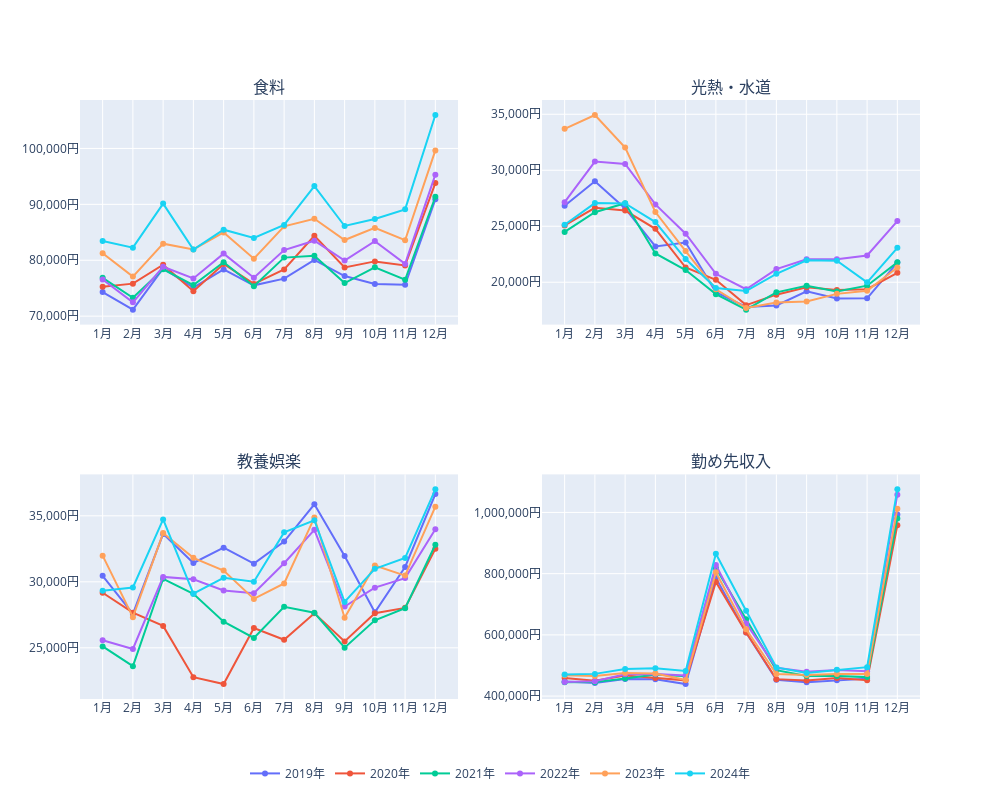

Notebook code cell kept with this figure:
### Markdown cell above
##### 前年同月比の折れ線グラフ

### Code cell
# 2019年から2024年まで6年分の年範囲を作成
year = 2024
year_range = range(year - 5, year + 1)
# 使用する色をPlotlyの定義済みカラーパレットから選択
yoy_colors = px.colors.qualitative.Plotly[: len(year_range)]
# X軸の目盛りテキスト用に"1月"から"12月"までの文字列を用意
months = [f"{mm}月" for mm in range(1, 13)]
# 使用する用途分類のリストを用意
yoy_cats = ["食料", "光熱・水道", "教養娯楽", "勤め先収入"]
# 2*2 のサブプロット用の行・列のペア
row_col_pair = [(i, j) for i in range(1, 3) for j in range(1, 3)]
# 2*2のサブプロットを作成
yoy_fig = make_subplots(rows=2, cols=2, subplot_titles=yoy_cats)
# 各年度ごとに各用途分類のトレースを追加
for cat, (row, col) in zip(yoy_cats, row_col_pair):
    for n, yyyy in enumerate(year_range):
        # 指定した用途分類と年に対する条件を作成
        yoy_cond = monthly_df["用途分類"] == cat
        yoy_cond &= monthly_df["年"] == yyyy
        # 最初の用途分類のトレースのみに凡例を表示
        show_legend = True if (row == 1 and col == 1) else False
        # 折れ線グラフのトレースをサブプロットに追加
        yoy_fig.add_trace(
            go.Scatter(
                x=list(range(1, 13)),
                y=monthly_df.loc[yoy_cond, "値"],
                name=f"{yyyy}年",
                marker={"color": yoy_colors[n]},
                showlegend=show_legend,  # 最初のトレースのみ凡例を表示
            ),
            row=row, col=col,
        )
        # X軸とY軸の設定を更新
        yoy_fig.update_xaxes(
            tickvals=list(range(1, 13)),  # X軸の目盛り値。1月から12月までの数値
            ticktext=months,  # X軸の目盛りテキスト。"1月"から"12月"までの文字列
            row=row, col=col,
        )
        yoy_fig.update_yaxes(
            tickformat=",.0f",
            ticksuffix="円",
            row=row, col=col,
        )
yoy_fig.update_layout(width=1000, height=800,
    legend={
        "orientation": "h",  # "h" は水平(horizontal)を意味し、凡例の項目が水平方向に並ぶ
        "x": 0.5,  # 0.5 はグラフの水平方向の中央
        "y": -0.1,  # -0.1 は、グラフ領域外の下部(グラフの下端からさらに10%下)に凡例を配置
        "xanchor": "center",  # 凡例の中央がxで指定された位置に配置
        "yanchor": "top",  # 凡例の上端がyで指定された位置に配置
    },
)
yoy_fig.show()

### Figure 1 — Plotly figure (JSON) as saved in the notebook; plotly's stock layout.template omitted (floating-point values rounded to 4 significant figures)
{"data": [{"marker": {"color": "#636EFA"}, "name": "2019年", "showlegend": true, "type": "scatter", "x": [1, 2, 3, 4, 5, 6, 7, 8, 9, 10, 11, 12], "xaxis": "x", "y": [74310.0, 71170.0, 78550.0, 75100.0, 78350.0, 75520.0, 76710.0, 80050.0, 77180.0, 75740.0, 75600.0, 90900.0], "yaxis": "y"}, {"marker": {"color": "#EF553B"}, "name": "2020年", "showlegend": true, "type": "scatter", "x": [1, 2, 3, 4, 5, 6, 7, 8, 9, 10, 11, 12], "xaxis": "x", "y": [75240.0, 75820.0, 79200.0, 74460.0, 79330.0, 75770.0, 78340.0, 84370.0, 78730.0, 79800.0, 79080.0, 93800.0], "yaxis": "y"}, {"marker": {"color": "#00CC96"}, "name": "2021年", "showlegend": true, "type": "scatter", "x": [1, 2, 3, 4, 5, 6, 7, 8, 9, 10, 11, 12], "xaxis": "x", "y": [76850.0, 73280.0, 78390.0, 75560.0, 79660.0, 75340.0, 80470.0, 80820.0, 75930.0, 78730.0, 76510.0, 91360.0], "yaxis": "y"}, {"marker": {"color": "#AB63FA"}, "name": "2022年", "showlegend": true, "type": "scatter", "x": [1, 2, 3, 4, 5, 6, 7, 8, 9, 10, 11, 12], "xaxis": "x", "y": [76570.0, 72480.0, 78830.0, 76740.0, 81190.0, 76870.0, 81830.0, 83500.0, 79940.0, 83420.0, 79340.0, 95310.0], "yaxis": "y"}, {"marker": {"color": "#FFA15A"}, "name": "2023年", "showlegend": true, "type": "scatter", "x": [1, 2, 3, 4, 5, 6, 7, 8, 9, 10, 11, 12], "xaxis": "x", "y": [81260.0, 77080.0, 82970.0, 81940.0, 84980.0, 80270.0, 86070.0, 87420.0, 83620.0, 85790.0, 83590.0, 99650.0], "yaxis": "y"}, {"marker": {"color": "#19D3F3"}, "name": "2024年", "showlegend": true, "type": "scatter", "x": [1, 2, 3, 4, 5, 6, 7, 8, 9, 10, 11, 12], "xaxis": "x", "y": [83460.0, 82260.0, 90140.0, 81920.0, 85470.0, 83990.0, 86310.0, 93270.0, 86130.0, 87390.0, 89110.0, 106000.0], "yaxis": "y"}, {"marker": {"color": "#636EFA"}, "name": "2019年", "showlegend": false, "type": "scatter", "x": [1, 2, 3, 4, 5, 6, 7, 8, 9, 10, 11, 12], "xaxis": "x2", "y": [26830.0, 29020.0, 26590.0, 23200.0, 23540.0, 19120.0, 17790.0, 17930.0, 19190.0, 18540.0, 18560.0, 21750.0], "yaxis": "y2"}, {"marker": {"color": "#EF553B"}, "name": "2020年", "showlegend": false, "type": "scatter", "x": [1, 2, 3, 4, 5, 6, 7, 8, 9, 10, 11, 12], "xaxis": "x2", "y": [25070.0, 26650.0, 26400.0, 24770.0, 21320.0, 20220.0, 17960.0, 18890.0, 19540.0, 19310.0, 19380.0, 20850.0], "yaxis": "y2"}, {"marker": {"color": "#00CC96"}, "name": "2021年", "showlegend": false, "type": "scatter", "x": [1, 2, 3, 4, 5, 6, 7, 8, 9, 10, 11, 12], "xaxis": "x2", "y": [24500.0, 26250.0, 27050.0, 22570.0, 21090.0, 18940.0, 17550.0, 19100.0, 19690.0, 19160.0, 19690.0, 21780.0], "yaxis": "y2"}, {"marker": {"color": "#AB63FA"}, "name": "2022年", "showlegend": false, "type": "scatter", "x": [1, 2, 3, 4, 5, 6, 7, 8, 9, 10, 11, 12], "xaxis": "x2", "y": [27150.0, 30780.0, 30560.0, 26950.0, 24340.0, 20760.0, 19370.0, 21170.0, 22060.0, 22060.0, 22390.0, 25470.0], "yaxis": "y2"}, {"marker": {"color": "#FFA15A"}, "name": "2023年", "showlegend": false, "type": "scatter", "x": [1, 2, 3, 4, 5, 6, 7, 8, 9, 10, 11, 12], "xaxis": "x2", "y": [33700.0, 34940.0, 32030.0, 26260.0, 22780.0, 19370.0, 17700.0, 18200.0, 18280.0, 18960.0, 19250.0, 21320.0], "yaxis": "y2"}, {"marker": {"color": "#19D3F3"}, "name": "2024年", "showlegend": false, "type": "scatter", "x": [1, 2, 3, 4, 5, 6, 7, 8, 9, 10, 11, 12], "xaxis": "x2", "y": [25130.0, 27070.0, 27040.0, 25380.0, 22070.0, 19480.0, 19220.0, 20750.0, 21960.0, 21920.0, 19990.0, 23070.0], "yaxis": "y2"}, {"marker": {"color": "#636EFA"}, "name": "2019年", "showlegend": false, "type": "scatter", "x": [1, 2, 3, 4, 5, 6, 7, 8, 9, 10, 11, 12], "xaxis": "x3", "y": [30450.0, 27560.0, 33630.0, 31430.0, 32580.0, 31380.0, 33050.0, 35880.0, 31950.0, 27690.0, 31120.0, 36640.0], "yaxis": "y3"}, {"marker": {"color": "#EF553B"}, "name": "2020年", "showlegend": false, "type": "scatter", "x": [1, 2, 3, 4, 5, 6, 7, 8, 9, 10, 11, 12], "xaxis": "x3", "y": [29170.0, 27660.0, 26660.0, 22780.0, 22260.0, 26500.0, 25610.0, 27610.0, 25480.0, 27620.0, 28030.0, 32500.0], "yaxis": "y3"}, {"marker": {"color": "#00CC96"}, "name": "2021年", "showlegend": false, "type": "scatter", "x": [1, 2, 3, 4, 5, 6, 7, 8, 9, 10, 11, 12], "xaxis": "x3", "y": [25100.0, 23610.0, 30230.0, 29090.0, 26980.0, 25750.0, 28110.0, 27660.0, 25010.0, 27080.0, 28000.0, 32800.0], "yaxis": "y3"}, {"marker": {"color": "#AB63FA"}, "name": "2022年", "showlegend": false, "type": "scatter", "x": [1, 2, 3, 4, 5, 6, 7, 8, 9, 10, 11, 12], "xaxis": "x3", "y": [25570.0, 24910.0, 30370.0, 30200.0, 29350.0, 29130.0, 31410.0, 33940.0, 28130.0, 29560.0, 30280.0, 33990.0], "yaxis": "y3"}, {"marker": {"color": "#FFA15A"}, "name": "2023年", "showlegend": false, "type": "scatter", "x": [1, 2, 3, 4, 5, 6, 7, 8, 9, 10, 11, 12], "xaxis": "x3", "y": [31980.0, 27320.0, 33690.0, 31820.0, 30850.0, 28710.0, 29880.0, 34870.0, 27270.0, 31230.0, 30470.0, 35690.0], "yaxis": "y3"}, {"marker": {"color": "#19D3F3"}, "name": "2024年", "showlegend": false, "type": "scatter", "x": [1, 2, 3, 4, 5, 6, 7, 8, 9, 10, 11, 12], "xaxis": "x3", "y": [29330.0, 29570.0, 34730.0, 29100.0, 30310.0, 30000.0, 33750.0, 34660.0, 28480.0, 30980.0, 31810.0, 37000.0], "yaxis": "y3"}, {"marker": {"color": "#636EFA"}, "name": "2019年", "showlegend": false, "type": "scatter", "x": [1, 2, 3, 4, 5, 6, 7, 8, 9, 10, 11, 12], "xaxis": "x4", "y": [447500.0, 443100.0, 455700.0, 455000.0, 439500.0, 786200.0, 608100.0, 453300.0, 444900.0, 451600.0, 457000.0, 993600.0], "yaxis": "y4"}, {"marker": {"color": "#EF553B"}, "name": "2020年", "showlegend": false, "type": "scatter", "x": [1, 2, 3, 4, 5, 6, 7, 8, 9, 10, 11, 12], "xaxis": "x4", "y": [458800.0, 450500.0, 467500.0, 458800.0, 451400.0, 772900.0, 607600.0, 455400.0, 450700.0, 459100.0, 451900.0, 958000.0], "yaxis": "y4"}, {"marker": {"color": "#00CC96"}, "name": "2021年", "showlegend": false, "type": "scatter", "x": [1, 2, 3, 4, 5, 6, 7, 8, 9, 10, 11, 12], "xaxis": "x4", "y": [445400.0, 445700.0, 457700.0, 470200.0, 464700.0, 818700.0, 651200.0, 484800.0, 465900.0, 465500.0, 462100.0, 979800.0], "yaxis": "y4"}, {"marker": {"color": "#AB63FA"}, "name": "2022年", "showlegend": false, "type": "scatter", "x": [1, 2, 3, 4, 5, 6, 7, 8, 9, 10, 11, 12], "xaxis": "x4", "y": [446000.0, 448800.0, 471600.0, 471900.0, 467700.0, 828500.0, 637500.0, 492400.0, 479800.0, 484900.0, 481200.0, 1058000.0], "yaxis": "y4"}, {"marker": {"color": "#FFA15A"}, "name": "2023年", "showlegend": false, "type": "scatter", "x": [1, 2, 3, 4, 5, 6, 7, 8, 9, 10, 11, 12], "xaxis": "x4", "y": [468300.0, 465900.0, 475700.0, 473800.0, 452700.0, 804800.0, 618300.0, 471800.0, 469300.0, 472400.0, 472300.0, 1012000.0], "yaxis": "y4"}, {"marker": {"color": "#19D3F3"}, "name": "2024年", "showlegend": false, "type": "scatter", "x": [1, 2, 3, 4, 5, 6, 7, 8, 9, 10, 11, 12], "xaxis": "x4", "y": [470300.0, 472600.0, 488300.0, 491400.0, 482100.0, 865000.0, 678600.0, 493800.0, 475500.0, 485800.0, 494600.0, 1075000.0], "yaxis": "y4"}], "layout": {"annotations": [{"font": {"size": 16}, "showarrow": false, "text": "食料", "x": 0.225, "xanchor": "center", "xref": "paper", "y": 1, "yanchor": "bottom", "yref": "paper"}, {"font": {"size": 16}, "showarrow": false, "text": "光熱・水道", "x": 0.775, "xanchor": "center", "xref": "paper", "y": 1, "yanchor": "bottom", "yref": "paper"}, {"font": {"size": 16}, "showarrow": false, "text": "教養娯楽", "x": 0.225, "xanchor": "center", "xref": "paper", "y": 0.375, "yanchor": "bottom", "yref": "paper"}, {"font": {"size": 16}, "showarrow": false, "text": "勤め先収入", "x": 0.775, "xanchor": "center", "xref": "paper", "y": 0.375, "yanchor": "bottom", "yref": "paper"}], "height": 800, "legend": {"orientation": "h", "x": 0.5, "xanchor": "center", "y": -0.1, "yanchor": "top"}, "width": 1000, "xaxis": {"anchor": "y", "domain": [0, 0.45], "ticktext": ["1月", "2月", "3月", "4月", "5月", "6月", "7月", "8月", "9月", "10月", "11月", "12月"], "tickvals": [1, 2, 3, 4, 5, 6, 7, 8, 9, 10, 11, 12]}, "xaxis2": {"anchor": "y2", "domain": [0.55, 1], "ticktext": ["1月", "2月", "3月", "4月", "5月", "6月", "7月", "8月", "9月", "10月", "11月", "12月"], "tickvals": [1, 2, 3, 4, 5, 6, 7, 8, 9, 10, 11, 12]}, "xaxis3": {"anchor": "y3", "domain": [0, 0.45], "ticktext": ["1月", "2月", "3月", "4月", "5月", "6月", "7月", "8月", "9月", "10月", "11月", "12月"], "tickvals": [1, 2, 3, 4, 5, 6, 7, 8, 9, 10, 11, 12]}, "xaxis4": {"anchor": "y4", "domain": [0.55, 1], "ticktext": ["1月", "2月", "3月", "4月", "5月", "6月", "7月", "8月", "9月", "10月", "11月", "12月"], "tickvals": [1, 2, 3, 4, 5, 6, 7, 8, 9, 10, 11, 12]}, "yaxis": {"anchor": "x", "domain": [0.625, 1], "tickformat": ",.0f", "ticksuffix": "円"}, "yaxis2": {"anchor": "x2", "domain": [0.625, 1], "tickformat": ",.0f", "ticksuffix": "円"}, "yaxis3": {"anchor": "x3", "domain": [0, 0.375], "tickformat": ",.0f", "ticksuffix": "円"}, "yaxis4": {"anchor": "x4", "domain": [0, 0.375], "tickformat": ",.0f", "ticksuffix": "円"}}}
